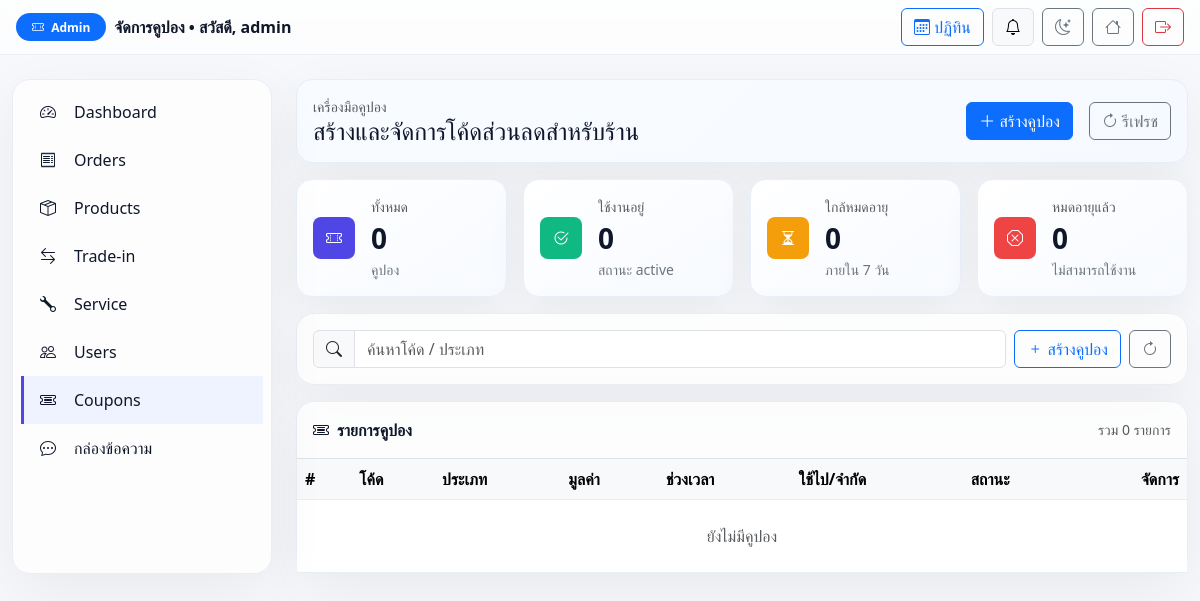
The app's page /Home/admin/coupons_list.php (signed in), older data.
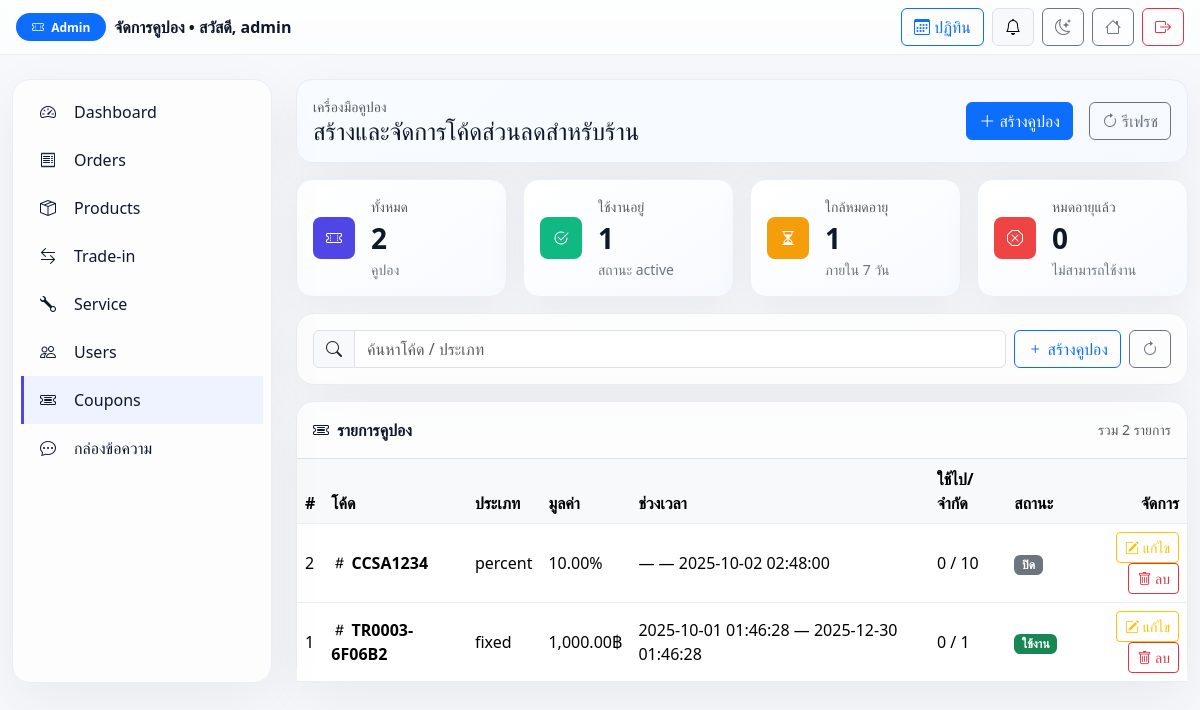
The same page, newer data.
### tables this page shows
CREATE TABLE `users` (
  `id` bigint(20) UNSIGNED NOT NULL,
  `username` varchar(100) NOT NULL,
  `email` varchar(255) NOT NULL,
  `google_id` varchar(64) DEFAULT NULL,
  `provider` enum('local','google') NOT NULL DEFAULT 'local',
  `password_hash` varchar(255) DEFAULT NULL,
  `role` enum('user','admin') DEFAULT 'user',
  `phone` varchar(30) DEFAULT NULL,
  `address` text DEFAULT NULL,
  `profile_pic` varchar(255) DEFAULT NULL,
  `is_active` tinyint(1) NOT NULL DEFAULT 1,
  `created_at` timestamp NOT NULL DEFAULT current_timestamp(),
  `updated_at` timestamp NULL DEFAULT NULL ON UPDATE current_timestamp(),
  `full_name` varchar(150) DEFAULT NULL,
  `avatar` varchar(255) DEFAULT NULL,
  `address_line1` varchar(255) DEFAULT NULL,
  `address_line2` varchar(255) DEFAULT NULL,
  `district` varchar(120) DEFAULT NULL,
  `province` varchar(120) DEFAULT NULL,
  `postcode` varchar(12) DEFAULT NULL
);

CREATE TABLE `coupons` (
  `id` bigint(20) UNSIGNED NOT NULL,
  `user_id` int(11) DEFAULT NULL,
  `tradein_id` int(11) DEFAULT NULL,
  `code` varchar(40) NOT NULL,
  `type` enum('percent','fixed') NOT NULL,
  `value` decimal(10,2) NOT NULL,
  `note` varchar(255) DEFAULT NULL,
  `max_discount` decimal(10,2) DEFAULT NULL,
  `min_order_total` decimal(10,2) DEFAULT NULL,
  `starts_at` datetime DEFAULT NULL,
  `ends_at` datetime DEFAULT NULL,
  `uses_limit` int(10) UNSIGNED DEFAULT NULL,
  `per_user_limit` int(10) UNSIGNED DEFAULT 1,
  `applies_to` enum('all','products','services','tradein') DEFAULT 'all',
  `allow_stack_with_discount_price` tinyint(1) NOT NULL DEFAULT 0,
  `status` enum('active','inactive') DEFAULT 'active',
  `created_at` timestamp NOT NULL DEFAULT current_timestamp(),
  `updated_at` timestamp NULL DEFAULT NULL ON UPDATE current_timestamp()
);

### Home/admin/coupons_list.php (the view, shortened to what this page needs)
<?php
require __DIR__.'/../includes/db.php';
function h($s){ return htmlspecialchars($s??'',ENT_QUOTES,'UTF-8'); }
function baht($n){ return number_format((float)$n,2); }
$admin_id = (int)$_SESSION['user_id'];
$admin_name = 'admin';
if ($st = $conn->prepare("SELECT username FROM users WHERE id=? LIMIT 1")){
  $st->bind_param('i', $admin_id);
  $st->execute();
  $admin_name = $st->get_result()->fetch_assoc()['username'] ?? 'admin';
}
$rows = [];
$res = $conn->query("SELECT * FROM coupons ORDER BY id DESC");
if ($res) $rows = $res->fetch_all(MYSQLI_ASSOC);
$total = count($rows);
$now = new DateTime();
$active = 0; $inactive = 0; $expired = 0; $expSoon = 0;
foreach ($rows as $c){
  $isActive = ($c['status']??'')==='active';
  $end = empty($c['ends_at']) ? null : new DateTime($c['ends_at']);
  $isExpired = $end && $end < $now;
  if ($isActive && !$isExpired) $active++;
  if ($end && !$isExpired) {
    $diff = $now->diff($end)->days;
    if ($diff !== false && $diff <= 7) $expSoon++;
  }
}
function coupon_status_badge($c){
  $now = new DateTime();
  $end = empty($c['ends_at']) ? null : new DateTime($c['ends_at']);
  $isExpired = $end && $end < $now;
  if (($c['status']??'')==='active') return '<span class="badge bg-success">ใช้งาน</span>';
  return '<span class="badge bg-secondary">ปิด</span>';
}
function coupon_value_str($c){
  $type = $c['type'] ?? 'fixed';
  $v = (float)($c['value'] ?? 0);
  if ($type === 'percent') return baht($v).'%';
  return baht($v).'฿';
}
?>
<!doctype html>
<html lang="th" data-theme="light">
<head>
  <link href="https://cdn.jsdelivr.net/npm/bootstrap@5.3.2/dist/css/bootstrap.min.css" rel="stylesheet">
  <link href="https://cdn.jsdelivr.net/npm/bootstrap-icons/font/bootstrap-icons.css" rel="stylesheet">
</head>
<body>
<nav class="navbar topbar sticky-top py-2">
  <div class="container-fluid px-3">
    <div class="d-flex align-items-center gap-2">
      <span class="badge bg-primary rounded-pill px-3 py-2"><i class="bi bi-ticket-perforated me-1"></i> Admin</span>
      <span class="fw-semibold d-none d-md-inline">จัดการคูปอง • สวัสดี, <?= h($admin_name) ?></span>
    </div>
    <div class="d-flex align-items-center gap-2">
      <a class="btn btn-outline-primary" href="calendar.php"><i class="bi bi-calendar3"></i> ปฏิทิน</a>
      <div class="dropdown">
        <a class="btn btn-light border position-relative" data-bs-toggle="dropdown">
          <i class="bi bi-bell"></i>
        </a>
      </div>
      <button class="btn btn-outline-secondary" id="themeToggle" title="สลับโหมด">
        <i class="bi bi-moon-stars"></i>
      </button>
      <a class="btn btn-outline-secondary" href="../index.php"><i class="bi bi-house"></i></a>
      <a class="btn btn-outline-danger" href="../logout.php"><i class="bi bi-box-arrow-right"></i></a>
    </div>
  </div>
</nav>
<div class="container-fluid my-4 app">
  <aside class="sidebar">
    <div class="p-2">
      <a class="side-a" href="dashboard.php"><i class="bi bi-speedometer2 me-2"></i> Dashboard</a>
      <a class="side-a" href="orders.php"><i class="bi bi-receipt me-2"></i> Orders</a>
      <a class="side-a" href="products.php"><i class="bi bi-box-seam me-2"></i> Products</a>
      <a class="side-a" href="tradein_requests.php"><i class="bi bi-arrow-left-right me-2"></i> Trade-in</a>
      <a class="side-a" href="service_tickets.php"><i class="bi bi-wrench me-2"></i> Service</a>
      <a class="side-a" href="users.php"><i class="bi bi-people me-2"></i> Users</a>
      <a class="side-a active" href="coupons_list.php"><i class="bi bi-ticket-detailed me-2"></i> Coupons</a>
      <a class="side-a" href="support.php"><i class="bi bi-chat-dots me-2"></i> กล่องข้อความ</a>
    </div>
  </aside>
  <main class="d-flex flex-column gap-3">
    <div class="glass p-3 hero">
      <div class="d-flex flex-wrap align-items-center gap-3">
        <div class="flex-grow-1">
          <div class="text-muted small">เครื่องมือคูปอง</div>
          <div class="h4 m-0">สร้างและจัดการโค้ดส่วนลดสำหรับร้าน</div>
        </div>
        <a class="btn btn-primary" href="coupon_form.php"><i class="bi bi-plus-lg"></i> สร้างคูปอง</a>
        <a class="btn btn-outline-secondary" href="coupons_list.php"><i class="bi bi-arrow-clockwise"></i> รีเฟรช</a>
      </div>
    </div>
    <div class="row g-3">
      <div class="col-sm-6 col-xl-3">
        <div class="glass p-3 kpi-soft h-100">
          <div class="d-flex align-items-center gap-3">
            <div class="rounded-3 d-flex align-items-center justify-content-center" style="width:42px;height:42px;background:#4f46e5;color:#fff"><i class="bi bi-ticket-perforated"></i></div>
            <div>
              <div class="text-muted small">ทั้งหมด</div>
              <div class="fs-3 fw-bold"><?= number_format($total) ?></div>
              <div class="small text-secondary">คูปอง</div>
            </div>
          </div>
        </div>
      </div>
      <div class="col-sm-6 col-xl-3">
        <div class="glass p-3 kpi-soft h-100">
          <div class="d-flex align-items-center gap-3">
            <div class="rounded-3 d-flex align-items-center justify-content-center" style="width:42px;height:42px;background:#10b981;color:#fff"><i class="bi bi-check2-circle"></i></div>
            <div>
              <div class="text-muted small">ใช้งานอยู่</div>
              <div class="fs-3 fw-bold"><?= number_format($active) ?></div>
              <div class="small text-secondary">สถานะ active</div>
            </div>
          </div>
        </div>
      </div>
      <div class="col-sm-6 col-xl-3">
        <div class="glass p-3 kpi-soft h-100">
          <div class="d-flex align-items-center gap-3">
            <div class="rounded-3 d-flex align-items-center justify-content-center" style="width:42px;height:42px;background:#f59e0b;color:#fff"><i class="bi bi-hourglass-split"></i></div>
            <div>
              <div class="text-muted small">ใกล้หมดอายุ</div>
              <div class="fs-3 fw-bold"><?= number_format($expSoon) ?></div>
              <div class="small text-secondary">ภายใน 7 วัน</div>
            </div>
          </div>
        </div>
      </div>
      <div class="col-sm-6 col-xl-3">
        <div class="glass p-3 kpi-soft h-100">
          <div class="d-flex align-items-center gap-3">
            <div class="rounded-3 d-flex align-items-center justify-content-center" style="width:42px;height:42px;background:#ef4444;color:#fff"><i class="bi bi-x-octagon"></i></div>
            <div>
              <div class="text-muted small">หมดอายุแล้ว</div>
              <div class="fs-3 fw-bold"><?= number_format($expired) ?></div>
              <div class="small text-secondary">ไม่สามารถใช้งาน</div>
            </div>
          </div>
        </div>
      </div>
    </div>
    <div class="glass p-3">
      <div class="d-flex flex-wrap align-items-center gap-2">
        <form class="d-flex flex-grow-1" method="get" action="coupons_list.php">
          <div class="input-group">
            <span class="input-group-text"><i class="bi bi-search"></i></span>
            <input type="search" name="q" class="form-control" placeholder="ค้นหาโค้ด / ประเภท" value="<?= h($_GET['q'] ?? '') ?>">
          </div>
        </form>
        <div class="d-flex gap-2">
          <a class="btn btn-outline-primary" href="coupon_form.php"><i class="bi bi-plus"></i> สร้างคูปอง</a>
          <a class="btn btn-outline-secondary" href="coupons_list.php"><i class="bi bi-arrow-clockwise"></i></a>
        </div>
      </div>
    </div>
    <div class="glass">
      <div class="d-flex align-items-center justify-content-between p-3 border-bottom">
        <div class="fw-bold"><i class="bi bi-ticket-detailed me-2"></i>รายการคูปอง</div>
        <div class="text-muted small">
          <?php if(!empty($_SESSION['flash'])): ?>
            <span class="badge bg-success me-2"><i class="bi bi-check2"></i> <?= h($_SESSION['flash']); unset($_SESSION['flash']); ?></span>
          <?php else: ?>
            รวม <?= number_format($total) ?> รายการ
          <?php endif; ?>
        </div>
      </div>
      <div class="table-responsive">
        <table class="table align-middle mb-0">
          <thead class="table-light">
            <tr>
              <th>#</th>
              <th>โค้ด</th>
              <th>ประเภท</th>
              <th>มูลค่า</th>
              <th>ช่วงเวลา</th>
              <th>ใช้ไป/จำกัด</th>
              <th>สถานะ</th>
              <th class="text-end">จัดการ</th>
            </tr>
          </thead>
          <tbody>
          <?php if(empty($rows)): ?>
            <tr><td colspan="8" class="text-center text-muted py-4">ยังไม่มีคูปอง</td></tr>
          <?php else:
            foreach($rows as $c):
              $startTxt = $c['starts_at'] ?? '';
              $endTxt   = $c['ends_at'] ?? '';
              $rangeTxt = ($startTxt || $endTxt) ? (h($startTxt ?: '—').' — '.h($endTxt ?: '—')) : '—';
          ?>
            <tr>
              <td><?= (int)$c['id'] ?></td>
              <td class="fw-semibold"><span class="tag"><i class="bi bi-hash"></i> <?= h($c['code']) ?></span></td>
              <td><?= h($c['type'] ?? '-') ?></td>
              <td><?= coupon_value_str($c) ?></td>
              <td><?= $rangeTxt ?></td>
              <td><?= (int)($c['used_count']??0) ?> / <?= (int)($c['uses_limit']??0) ?></td>
              <td><?= coupon_status_badge($c) ?></td>
              <td class="text-end">
                <a href="coupon_form.php?id=<?= (int)$c['id'] ?>" class="btn btn-sm btn-outline-warning"><i class="bi bi-pencil-square"></i> แก้ไข</a>
                <a href="coupon_delete.php?id=<?= (int)$c['id'] ?>"
                   class="btn btn-sm btn-outline-danger"
                   onclick="return confirm('ลบคูปองนี้?')"><i class="bi bi-trash"></i> ลบ</a>
              </td>
            </tr>
          <?php endforeach; endif; ?>
          </tbody>
        </table>
      </div>
    </div>
  </main>
</div>
</body>
</html>

### Home/admin/coupons_list.php (style rules this page uses)
:root { --bg:#f6f8fb; --panel:#ffffffcc; --border:#e9eef5; --text:#0f172a; --muted:#64748b; --primary:#4f46e5; --card-shadow:0 18px 60px rgba(2,6,23,.06); }
body { background:var(--bg); color:var(--text); }
.topbar { backdrop-filter:blur(10px); background:linear-gradient(180deg,#ffffffcc,#ffffffaa); border-bottom:1px solid var(--border); }
.app { display:grid; grid-template-columns:260px 1fr; gap:24px; }
.sidebar { position:sticky; top:90px; border:1px solid var(--border); border-radius:18px; background:var(--panel); box-shadow:var(--card-shadow); overflow:hidden; }
.side-a { display:flex; align-items:center; gap:10px; padding:12px 16px; text-decoration:none; color:inherit; border-left:3px solid transparent; }
.side-a.active { background:#eef3ff; border-left-color:var(--primary) }
.glass { border:1px solid var(--border); background:var(--panel); border-radius:18px; box-shadow:var(--card-shadow); }
.kpi-soft { background:linear-gradient(145deg,#ffffff,#f7faff); border:1px solid #eaf0fa; border-radius:16px; box-shadow:0 10px 40px rgba(2,6,23,.06); }
.table>:not(caption)>*>* { border-color:var(--border) }
.hero { background:linear-gradient(135deg,#f8fbff,#f6f9ff); border:1px solid #e7eef7; border-radius:16px; }

Row changes from the older to the newer data that the page shows:
added coupons: id "2", code "CCSA1234", type "percent", value "10.00%", rangeTxt "— — 2025-10-02 02:48:00", used_count "0", uses_limit "10"
added coupons: id "1", code "TR0003-6F06B2", type "fixed", value "1,000.00฿", rangeTxt "2025-10-01 01:46:28 — 2025-12-30 01:46:28", used_count "0", uses_limit "1", status "ใช้งาน"
Text that changed along with them:
$total: "0" → "2"
$active: "0" → "1"
$expSoon: "0" → "1"
text no longer shown: "ยังไม่มีคูปอง"
